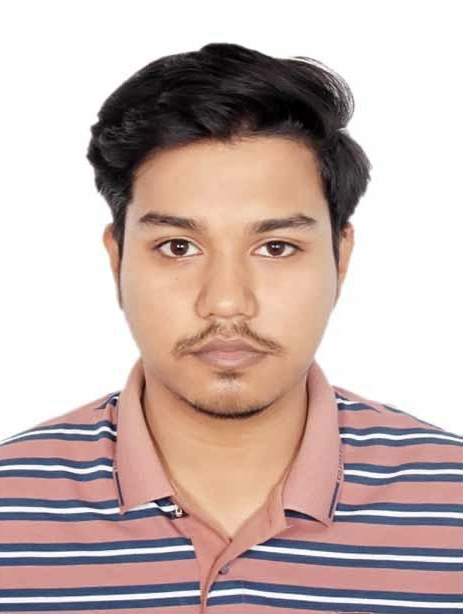
#> input picture Week 7/input.jpg, 463 x 614 px
$ jupyter execute --allow-errors Cryptography.ipynb
#> lines starting #> are read from the running program, lines starting #| are printed output that depends on the picture
# Implementation and Comparison of AES & DES Encryption

Objectives:

* ✔ Understand DES and AES encryption principles.
* ✔ Implement DES and AES in Python.
* ✔ Compare their performance and security.
* ✔ Perform hands-on tasks to reinforce learning.

Introduction to AES & DES

🔹 Data Encryption Standard (DES)
* Symmetric block cipher (same key for encryption & decryption).
* Uses 56-bit key and encrypts 64-bit blocks.
* Feistel Network structure, 16 rounds.
* Weakness: Small key size → vulnerable to brute-force attacks.

🔹 Advanced Encryption Standard (AES)
* Symmetric block cipher (modern replacement for DES).
* Uses 128, 192, or 256-bit keys and encrypts 128-bit blocks.
* Substitution-Permutation Network (SPN) structure, 10-14 rounds.
* More secure & faster than DE

Comparison:

✅ Task 1 1 (Short Answer):
1️⃣ Why is DES considered weak?
2️⃣ Where is AES commonly used?

# Step 1: Implementing DES (10 min)

# Following code imports the library for performing enecryption and decryption.

We will use the following library:
https://pycryptodome.readthedocs.io/en/latest/

[cell 1]
from Crypto.Cipher import DES
import base64

[cell 2]
# Function to pad text to be multiple of 8 bytes
def pad(text, block_size):
    while len(text) % block_size != 0:
        text +=  ' '  # Padding with spaces
    return text

# The function encrypts a given plaintext using DES (Data Encryption Standard) in ECB mode. It first pads the plaintext to a multiple of 8 bytes, encrypts it using the provided key, and returns the Base64-encoded ciphertext.

[cell 3]
# DES Encryption
def des_encrypt(plain_text, key):
    cipher = DES.new(key, DES.MODE_ECB)  # ECB mode
    plain_text_padded_text = pad(plain_text, DES.block_size)        # plain_text_pad the plain text to make its length a multiple of 8 bytes
    encrypted_text = cipher.encrypt(plain_text_padded_text.encode())  # Encrypt the plain_text_padded text
    return base64.b64encode(encrypted_text).decode()  # Return the encrypted text encoded in base64

# This code defines a function des_encrypt that encrypts a given plaintext using the DES encryption algorithm in ECB mode, padding the plaintext to match the block size before encryption.

[cell 4]
# DES Decryption
def des_decrypt(encrypted_text, key):
    cipher = DES.new(key, DES.MODE_ECB)  # Create cipher with the same key and mode
    decrypted_text = cipher.decrypt(base64.b64decode(encrypted_text)).decode().strip()  # Decrypt and strip plain_text_padding
    return decrypted_text

[cell 5]
# Testing DES
# Example usage:
key = b'SecretKe'  # DES key must be exactly 8 bytes long
plain_text = "HelloCrypto"
#> (the rest of this cell did not finish here and is left out)

✅ Task 2:  Modify the above code to accept user input for plaintext and key.

Hint - use input()

Following  code imports the necessary modules to perform AES encryption and decryption, including padding and unpadding functions, as well as base64 encoding/decoding.

[cell 6]
from Crypto.Cipher import AES
import base64

Following code defines a function aes_encrypt that encrypts a given plaintext using the AES algorithm in ECB mode (we will learn the ECB mode later), pads the plaintext to match the block size, and then returns the encrypted text encoded in base64.

[cell 7]
# AES Encryption
def aes_encrypt(plain_text, key):
    cipher = AES.new(key, AES.MODE_ECB)  # ECB mode
    print (type(plain_text))
    padded_text = pad(plain_text, AES.block_size)  # Pad the plain text to block size
    encrypted_text = cipher.encrypt(padded_text.encode())  # Encrypt the padded text
    return base64.b64encode(encrypted_text).decode()  # Return the encrypted text in base64 format

Following code defines a function aes_decrypt that decrypts a given base64-encoded ciphertext using the AES algorithm in ECB mode, then unpads the decrypted text and returns the plaintext.

[cell 8]
# AES Decryption
def aes_decrypt(encrypted_text, key):
    cipher = AES.new(key, AES.MODE_ECB)  # Create the same AES cipher object
    decrypted_text = cipher.decrypt(base64.b64decode(encrypted_text)).decode().strip()  # Decrypt and strip plain_text_padding
    return decrypted_text

[cell 9]
# Testing AES
key = b'16bytekeylengthp'  # AES requires 16-byte, 24-byte, or 32-byte key
plain_text = "HelloCrypto"  # The text to encrypt
#> (the rest of this cell did not finish here and is left out)

✅ Task 3: Modify the AES code to accept user input for plaintext and key.

✅ Task 4: Change the AES key size to 24 bytes and run the program.

Following  code measures the time taken to encrypt the plaintext "HelloCrypto" using the DES encryption algorithm by recording the start and end times and then printing the elapsed time.

[cell 10]
import time

# Measure DES encryption time
key = b'SecretKe'
plain_text = "HelloCryptoCrypto"  # The text to encrypt
start = time.time()  # Record the starting time
des_encrypt(plain_text, key)  # Encrypt the text using the DES algorithm
#> (the call stopped at in des_encrypt, `cipher = DES.new(key, DES.MODE_ECB)`: Crypto is not available in this run)
end = time.time()  # Record the ending time
print(f"DES Encryption Time: {end - start:.2f} sec")  # Calculate and print the time difference

✅ Task 5: In the following cell, write the Python code to measure the time taken by AES encryption *algorithm*

[cell 11]
# Measure AES encryption time
import time

key = b'16bytekeylengthp'
plain_text = "HelloCryptoCrypto"
start = time.time()
aes_encrypt(plain_text, key)
#> (the call stopped at in aes_encrypt, `cipher = AES.new(key, AES.MODE_ECB)`: Crypto is not available in this run)
end = time.time()
print(f"AES Encryption Time: {end - start:.2f} sec")

Following code encrpts the image using AES algorithm.
The image file is named as 'input.jpg'.

✅ Task 6: Test the code for different types of images and show the original abd cypherimage. Is your encryption method, good or bad?
Save your image as file name - input.jpg or change the code to adjust for any images.

[cell 12]
# !pip install Pillow
# !pip install numpy matplotlib

[cell 13]
from Crypto.Cipher import AES
from Crypto.Util.Padding import pad, unpad
from PIL import Image
import numpy as np
import os
import matplotlib.pyplot as plt


def load_image(image_path):
#> called with image_path = 'input.jpg'
    img = Image.open(image_path).convert('L')  # Convert to grayscale
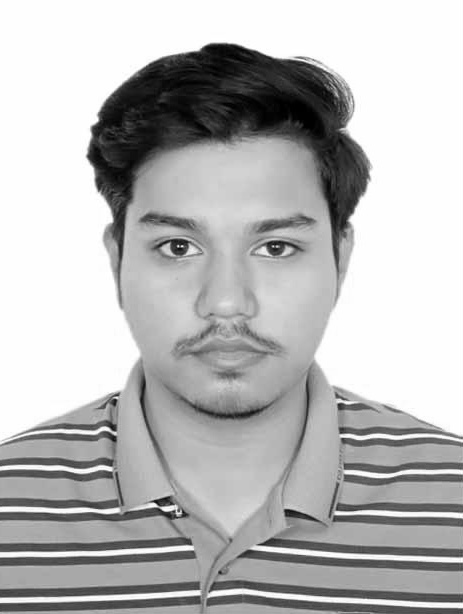
#> img: PIL image 463x614 L; min 0, max 255, mean 184.4
    img_data = np.array(img)
    return img, img_data

def save_image(image_data, output_path):
    img = Image.fromarray(image_data)
    img.save(output_path)

def encrypt_ecb(image_data, key):
    cipher = AES.new(key, AES.MODE_ECB)
    shape = image_data.shape
    flat_data = image_data.flatten()
    padded_data = pad(flat_data.tobytes(), AES.block_size)
    encrypted_data = cipher.encrypt(padded_data)
    encrypted_array = np.frombuffer(encrypted_data, dtype=np.uint8)[:flat_data.size]
    return encrypted_array.reshape(shape)

def main():
    input_image = 'input.jpg'  # Change to your image file
    output_image = 'encrypted_ecb.png'
    key = os.urandom(16)  # 16-byte AES key

    img, img_data = load_image(input_image)
    encrypted_data = encrypt_ecb(img_data, key)
    save_image(encrypted_data, output_image)
    print(f"Encrypted image saved as {output_image}")

if __name__ == "__main__":
    main()
#> (the call stopped at in encrypt_ecb, `cipher = AES.new(key, AES.MODE_ECB)`: Crypto is not available in this run)

img = Image.open('encrypted_ecb.png')
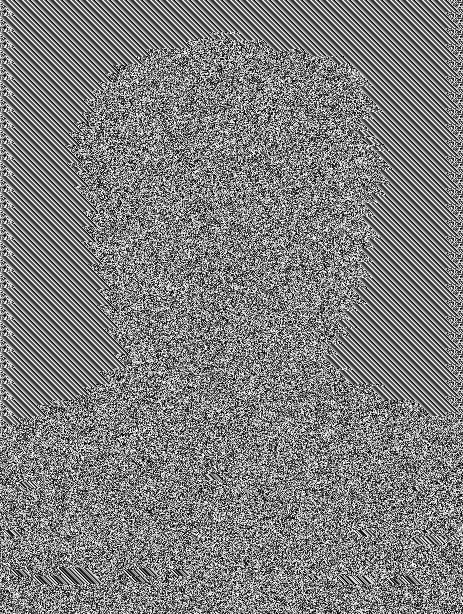
#> input picture Week 7/encrypted_ecb.png, 463 x 614 px
#> img is the input picture: PIL image 463x614 L; min 0, max 255, mean 126.4
plt.imshow(img, cmap='gray') # Displaying as grayscale
plt.axis('off')
plt.show()
